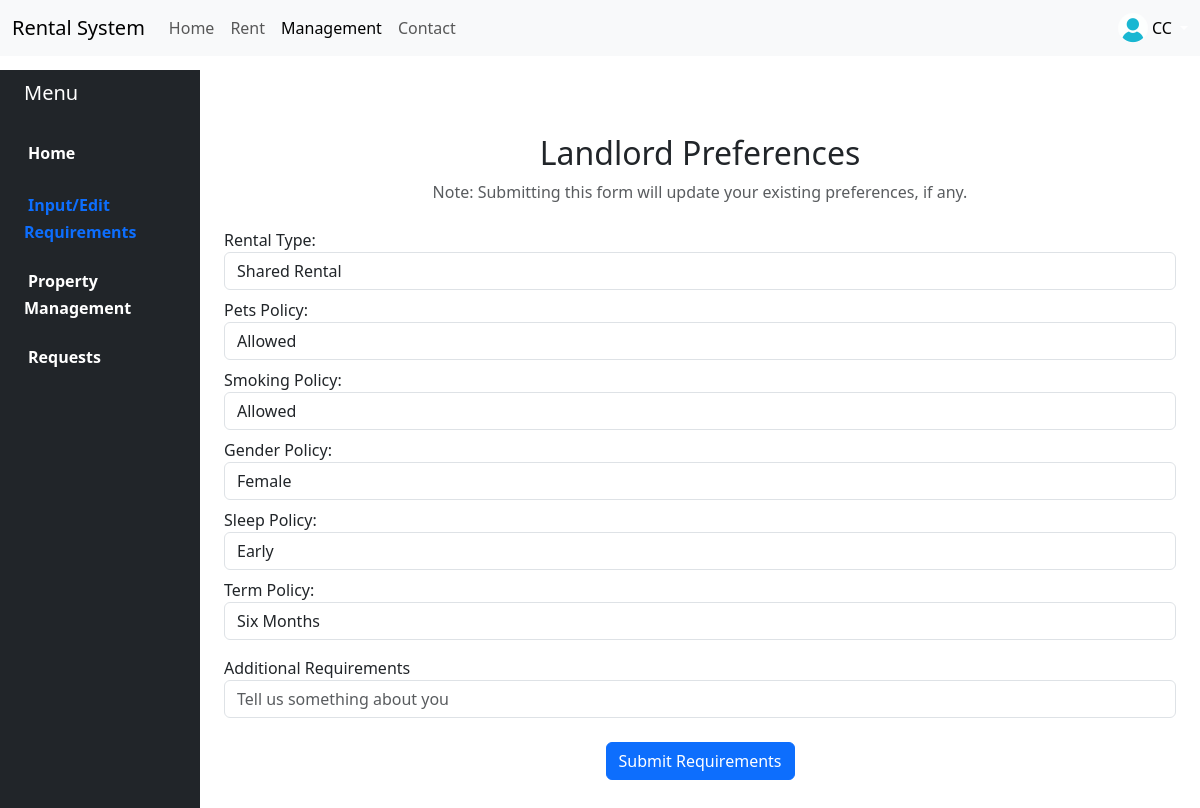
Page /preference_ll (signed in) on the committed database.
### app.py (models this page shows, shortened)
class User(UserMixin, db.Model):
    id = db.Column(db.Integer, primary_key=True)
    firstname = db.Column(db.String(150), nullable=False)
    lastname = db.Column(db.String(150), nullable=False)
    email = db.Column(db.String(150), unique=True, nullable=False)
    password = db.Column(db.String(150), nullable=False)
    user_type = db.Column(db.Enum('user', 'landlord', 'admin'), nullable=False, default='user')
    is_approved = db.Column(db.Boolean, default=True, nullable=False)
    image_file = db.Column(db.String(20), nullable=False, default='default.jpg')
    requests = db.relationship('Request', backref='user', lazy=True)
    properties = db.relationship('Property', backref='owner', lazy=True)

class Preference_ll(db.Model):
    id = db.Column(db.Integer, primary_key=True)
    rental_type = db.Column(db.String(50), nullable=False)
    pets_policy = db.Column(db.String(50), nullable=False)
    smoking_policy = db.Column(db.String(50), nullable=False)
    gender_policy = db.Column(db.String(50), nullable=False)
    sleep_policy = db.Column(db.String(50), nullable=False)
    term_policy = db.Column(db.String(50), nullable=False)
    additional_requirements = db.Column(db.String(200))
    user_id = db.Column(db.Integer, db.ForeignKey('user.id'), nullable=False)

### app.py (the view, shortened to what this page needs)
@app.route('/preference_ll', methods=['GET', 'POST'])
@login_required
def preference_ll():
    existing_preference = Preference_ll.query.filter_by(user_id=current_user.id).first()
    return render_template('preference_ll.html', existing_preference=existing_preference)

### app.py (called while the page is built)
@login_manager.user_loader
def load_user(user_id):
    return db.session.get(User, int(user_id))

### templates/preference_ll.html (shortened to what this page needs)
<!DOCTYPE html>
<html>
    <head>
        <link href="https://cdn.jsdelivr.net/npm/bootstrap@5.3.2/dist/css/bootstrap.min.css" rel="stylesheet">
        <link rel="stylesheet" type="text/css" href="{{ url_for('static', filename='style.css') }}">
    </head>
    <body>
        {% include 'navbar.html' %}
        <div class="container-fluid">
            <div class="row flex-nowrap">
                <div class="col-auto col-md-3 col-xl-2 px-sm-2 px-0 bg-dark">
                    <div class="d-flex flex-column align-items-center align-items-sm-start px-3 pt-2 text-white min-vh-100">
                        <a href="/" class="d-flex align-items-center pb-3 mb-md-0 me-md-auto text-white text-decoration-none">
                            <span class="fs-5 d-none d-sm-inline">Menu</span>
                        </a>
                        <ul class="nav nav-pills flex-column mb-sm-auto mb-0 align-items-center align-items-sm-start" id="menu">
                            <li class="nav-item">
                                <a href="{{ url_for('landlord_dashboard') }}" class="nav-link align-middle px-0 dashmenu ">
                                     <span class="ms-1 d-none d-sm-inline">Home</span>
                                </a>
                            </li>
                            <li>
                                <a href="{{ url_for('preference_ll') }}" class="nav-link px-0 align-middle dashactive">
                                     <span class="ms-1 d-none d-sm-inline">Input/Edit Requirements</span> </a>
                            </li>
                            <li>
                                <a href="{{ url_for('database_ll') }}" class="nav-link px-0 align-middle dashmenu">
                                     <span class="ms-1 d-none d-sm-inline">Property Management</span> </a>
                            </li>
                            <li>
                                <a href="{{ url_for('request_ll') }}" class="nav-link px-0 align-middle dashmenu">
                                     <span class="ms-1 d-none d-sm-inline">Requests</span> </a>
                            </li>
                        </ul>
                    </div>
                </div>
                <div class="col py-3">
                    <div class="container mt-5">
                        <h2 class="text-center">Landlord Preferences</h2>
                        <p class="text-center text-muted">
                            Note: Submitting this form will update your existing preferences, if any.
                        </p>
                        <form action="preference_ll" method="post" class="mt-4">
                            <div class="form-group mt-3">
                                <div class="mt-2">
                                    <label for="RentalType">Rental Type:</label>
                                    <select class="form-control" id="RentalType" name="RentalType">
                                        <option value="Shared Rental" {% if existing_preference and existing_preference.rental_type == 'Shared Rental' %} selected {% endif %}>Shared Rental</option>
                                    </select>
                                </div>
                                <div class="mt-2">
                                    <label for="petsPolicy">Pets Policy:</label>
                                    <select class="form-control" id="petsPolicy" name="petsPolicy">
                                        <option value="allowed" {% if existing_preference and existing_preference.pets_policy == 'allowed' %} selected {% endif %}>Allowed</option>
                                    </select>
                                </div>
                                <div class="mt-2">
                                    <label for="smokingPolicy">Smoking Policy:</label>
                                    <select class="form-control" id="smokingPolicy" name="smokingPolicy">
                                        <option value="smoking_allowed" {% if existing_preference and existing_preference.smoking_policy == 'smoking_allowed' %} selected {% endif %}>Allowed</option>
                                    </select>
                                </div>
                                <div class="mt-2">
                                    <label for="smokingPolicy">Gender Policy:</label>
                                    <select class="form-control" id="GenderPolicy" name="GenderPolicy">
                                        <option value="female" {% if existing_preference and existing_preference.gender_policy == 'female' %} selected {% endif %}>Female</option>
                                    </select>
                                </div>
                                <div class="mt-2">
                                    <label for="smokingPolicy">Sleep Policy:</label>
                                    <select class="form-control" id="SleepPolicy" name="SleepPolicy">
                                        <option value="early" {% if existing_preference and existing_preference.sleep_policy == 'early' %} selected {% endif %}>Early</option>
                                    </select>
                                </div>
                                <div class="mt-2">
                                    <label for="TermPolicy">Term Policy:</label>
                                    <select class="form-control" id="TermPolicy" name="TermPolicy">
                                        <option value="six_months" {% if existing_preference and existing_preference.term_policy == 'six_months' %} selected {% endif %}>Six Months</option>
                                    </select>
                                </div>
                            <div class="form-group mt-3">
                                <label for="notice">Additional Requirements</label>
                                <input type="text" class="form-control" id="notice" name="notice" value="{{ existing_preference.additional_requirements if existing_preference else '' }}" placeholder="Tell us something about you">
                            </div>
                            <div class="text-center mt-4">
                                <button type="submit" class="btn btn-primary">Submit Requirements</button>
                            </div>
                        </form>
                    </div>
                </div>
            </div>
        </div>
    </html>

### templates/navbar.html (shortened to what this page needs)
<nav class="navbar navbar-expand-lg navbar-light bg-light fixed-top">
        <div class="container-fluid">
            <a class="navbar-brand" href="{{ url_for('index') }}">Rental System</a>
            <div class="collapse navbar-collapse" id="navbarNav">
                <ul class="navbar-nav">
                    <li class="nav-item">
                        <a class="nav-link {% if request.path == url_for('index') %} active {% endif %}" aria-current="page" href="{{ url_for('index') }}">Home</a>
                    </li>
                    <li class="nav-item">
                        <a class="nav-link {% if request.path == url_for('rent') %} active {% endif %}" href="{{ url_for('rent') }}">Rent</a>
                    </li>
                    <li class="nav-item">
                        <a class="nav-link {% if request.endpoint != 'index' and request.endpoint != 'rent' and request.endpoint != 'contact' %} active {% endif %}"
                        href="
                        {% if current_user.user_type == 'admin' %}
                            {{ url_for('admin_dashboard') }}
                        {% elif current_user.user_type == 'landlord' %}
                            {{ url_for('landlord_dashboard') }}
                        {% else %}
                            {{ url_for('user_dashboard') }}
                        {% endif %}">Management</a>
                    </li>
                    <li class="nav-item">
                        <a class="nav-link {% if request.path == url_for('contact') %} active {% endif %}" href="{{ url_for('contact') }}">Contact</a>
                    </li>
                </ul>
                <ul class="navbar-nav ms-auto">
                    {% if current_user.is_authenticated %}
                    <div class="dropdown d-flex justify-content-end">
                        <a href="#" class="d-flex align-items-center text-white text-decoration-none dropdown-toggle" id="dropdownUser1" data-bs-toggle="dropdown" aria-expanded="false">
                            <img src="{{ url_for('static', filename=current_user.image_file) }}" alt="user_image" width="30" height="30" class="rounded-circle">
                            <span class="d-none d-sm-inline mx-1" style="color: black;">{{ current_user.firstname }}</span>
                        </a>
                    </div>
                    {% endif %}
                </ul>
            </div>
        </div>
</nav>

### static/style.css (style rules this page uses)
body { padding-top: 70px; }
.dashmenu { color: white; font-weight: bold; }
.dashactive { font-weight: bold; }

### rows in the picture
User: image_file (placeholder picture), firstname "CC"
Preference_ll: RentalType "Shared Rental", petsPolicy "Allowed", smokingPolicy "Allowed", GenderPolicy "Female", SleepPolicy "Early", TermPolicy "Six Months"
